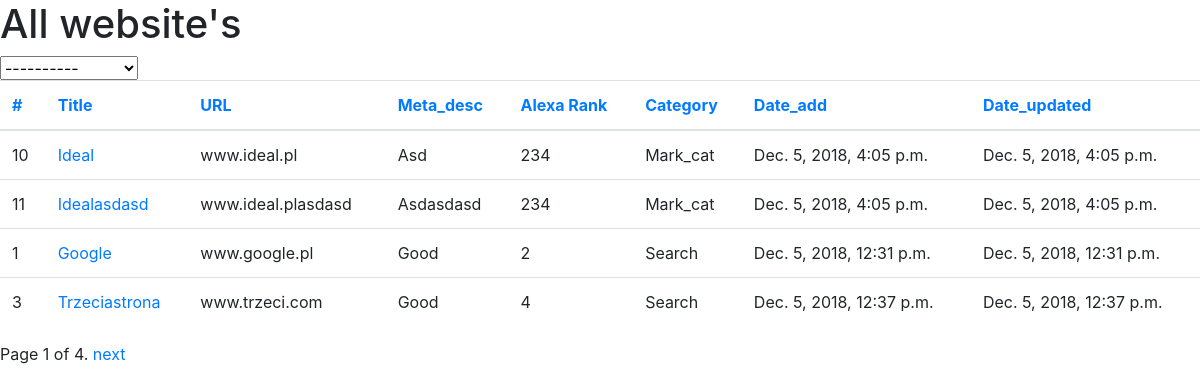
Page /websites/?order_by=meta_description on the committed database.
### scraper/models.py (models this page shows, shortened)
class Website(models.Model):
    url = models.CharField(max_length=1000)
    title = models.CharField(max_length=1000)
    meta_description = models.CharField(max_length=1000)
    alexa_rank = models.IntegerField()
    category = models.ForeignKey(WebsiteCategory, on_delete=models.CASCADE)
    date_added = models.DateTimeField(auto_now_add=True)
    date_updated = models.DateTimeField(auto_now=True)

class WebsiteCategory(models.Model):
    name = models.CharField(max_length=1000)
    description = models.CharField(max_length=10000)
    date_added = models.DateTimeField(auto_now_add=True)
    date_updated = models.DateTimeField(auto_now=True)
    def __str__(self):
        return self.name

### scraper/views.py (the view)
# urls.py: path("websites/", WebsiteListView.as_view(), name="WebsiteListView"),
class WebsiteListView(ListView):
    context_object_name = "website_list"
    paginate_by = 4
    def get_queryset(self):
        if self.request.GET.get('category'):
            filter_val = self.request.GET.get('category')
            order = self.request.GET.get('order_by', 'id')
            new_context = Website.objects.filter(
                category__name=filter_val,
            ).order_by(order)
            return new_context
        else:
            order = self.request.GET.get('order_by', 'id')
            new_context = Website.objects.all().order_by(order)
            return new_context
    def get_context_data(self, **kwargs):
        context = super(WebsiteListView, self).get_context_data(**kwargs)
        context['category'] = self.request.GET.get('category')
        context['order_by'] = self.request.GET.get('order_by', 'id')
        context['categories'] = WebsiteCategory.objects.all()
        return context

### templates/scraper/website_list.html (shortened to what this page needs)
<!DOCTYPE html>
<html lang="en">
<head>
    <link rel="stylesheet" href="https://stackpath.bootstrapcdn.com/bootstrap/4.1.3/css/bootstrap.min.css"
>
</head>
<body>
{% if website_list %}
    <h1>All website's {% if category %}for category: {{ category }}{% endif %}</h1>
    <select onchange="location = this.value;">
    <option value="{% url "WebsiteListView" %}">----------</option>
    </select>
    <table class="table" id="movie">
        <thead>
        <tr>
            <th scope="col"><a href={% url "WebsiteListView" %}?order_by=id{% if category %}&category={{ category }}{% endif %}>#</a></th>
            <th scope="col"><a href={% url "WebsiteListView" %}?order_by=title{% if category %}&category={{ category }}{% endif %}>Title</a></th>
            <th scope="col"><a href={% url "WebsiteListView" %}?order_by=url{% if category %}&category={{ category }}{% endif %}>URL</a></th>
            <th scope="col"><a href={% url "WebsiteListView" %}?order_by=meta_description{% if category %}&category={{ category }}{% endif %}>Meta_desc</a></th>
            <th scope="col"><a href={% url "WebsiteListView" %}?order_by=alexa_rank{% if category %}&category={{ category }}{% endif %}>Alexa Rank</a></th>
            <th scope="col"><a href={% url "WebsiteListView" %}?order_by=category{% if category %}&category={{ category }}{% endif %}>Category</a></th>
            <th scope="col"><a href={% url "WebsiteListView" %}?order_by=date_added{% if category %}&category={{ category }}{% endif %}>Date_add</a></th>
            <th scope="col"><a href={% url "WebsiteListView" %}?order_by=date_updated{% if category %}&category={{ category }}{% endif %}>Date_updated</a></th>
        </tr>
        </thead>
        <tbody>
        {% for website in website_list %}
            <tr>
                <td>{{ website.id }}</td>
                <td><a href="{% url "WebsiteListView" %}{{ website.id }}">{{ website.title }}</a></td>
                <td>{{ website.url }}</td>
                <td>{{ website.meta_description }}</td>
                <td>{{ website.alexa_rank }}</td>
                <td>{{ website.category }}</td>
                <td>{{ website.date_added }}</td>
                <td>{{ website.date_updated }}</td>
            </tr>
        {% endfor %}
        </tbody>
    </table>
    {% if is_paginated %}
        <div class="pagination">
            <span class="page-links">
                <span class="page-current">
                    Page {{ page_obj.number }} of {{ page_obj.paginator.num_pages }}.
                </span>
                {% if page_obj.has_next %}
                    <a href="{% url "WebsiteListView" %}?page={{ page_obj.next_page_number }}{% if order_by %}&order_by={{ order_by }}{% endif %}{% if category %}&category={{ category }}{% endif %}">next</a>
                {% endif %}
            </span>
        </div>
    {% endif %}
{% else %}
    <h3>No website found in database!</h3>
{% endif %}
</body>
</html>

### rows in the picture
Website: id "10", title "Ideal", url "www.ideal.pl", meta_description "Asd", alexa_rank "234", category "Mark_cat", date_added "Dec. 5, 2018, 4:05 p.m.", date_updated "Dec. 5, 2018, 4:05 p.m."
Website: id "11", title "Idealasdasd", url "www.ideal.plasdasd", meta_description "Asdasdasd", alexa_rank "234", category "Mark_cat", date_added "Dec. 5, 2018, 4:05 p.m.", date_updated "Dec. 5, 2018, 4:05 p.m."
Website: id "1", title "Google", url "www.google.pl", meta_description "Good", alexa_rank "2", category "Search", date_added "Dec. 5, 2018, 12:31 p.m.", date_updated "Dec. 5, 2018, 12:31 p.m."
Website: id "3", title "Trzeciastrona", url "www.trzeci.com", meta_description "Good", alexa_rank "4", category "Search", date_added "Dec. 5, 2018, 12:37 p.m.", date_updated "Dec. 5, 2018, 12:37 p.m."

### other values in the picture
{{ page_obj.number }} "1"
{{ page_obj.paginator.num_pages }} "4"
